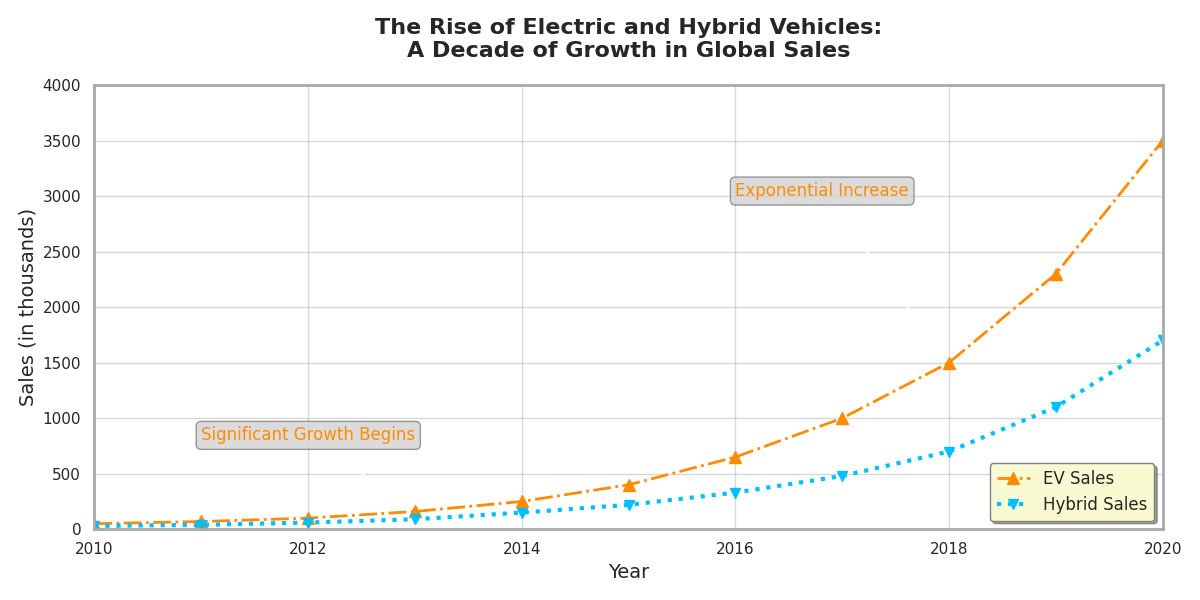

The script that drew this image:
import matplotlib.pyplot as plt
import numpy as np

years = np.arange(2010, 2021)
ev_sales = np.array([50, 70, 100, 160, 250, 400, 650, 1000, 1500, 2300, 3500])
hybrid_sales = np.array([30, 40, 60, 90, 150, 220, 330, 480, 700, 1100, 1700])

fig, ax = plt.subplots(figsize=(12, 6))

# Randomly altered stylistic elements
ax.plot(years, ev_sales, marker='^', linestyle='-.', color='darkorange', linewidth=2, markersize=8, label='EV Sales')
ax.plot(years, hybrid_sales, marker='v', linestyle=':', color='deepskyblue', linewidth=3, markersize=7, label='Hybrid Sales')

ax.set_title('The Rise of Electric and Hybrid Vehicles:\nA Decade of Growth in Global Sales', fontsize=16, fontweight='bold', pad=20)
ax.set_xlabel('Year', fontsize=14)
ax.set_ylabel('Sales (in thousands)', fontsize=14)

# Different grid style
ax.grid(True, linestyle='-', color='grey', alpha=0.3)

ax.annotate('Significant Growth Begins', xy=(2013, 160), xytext=(2011, 800),
            arrowprops=dict(facecolor='darkorange', arrowstyle='->', lw=1.5),
            fontsize=12, color='darkorange', bbox=dict(boxstyle="round,pad=0.3", edgecolor='gray', facecolor='lightgrey', alpha=0.8))
ax.annotate('Exponential Increase', xy=(2018, 1500), xytext=(2016, 3000),
            arrowprops=dict(facecolor='darkorange', arrowstyle='->', lw=1.5),
            fontsize=12, color='darkorange', bbox=dict(boxstyle="round,pad=0.3", edgecolor='gray', facecolor='lightgrey', alpha=0.8))

# Adding thicker border around the plot
for spine in ax.spines.values():
    spine.set_edgecolor('darkgrey')
    spine.set_linewidth(2)

ax.set_xlim(2010, 2020)
ax.set_ylim(0, 4000)

# Changing legend location and style
ax.legend(loc='lower right', fontsize=12, frameon=True, shadow=True, facecolor='lightgoldenrodyellow', edgecolor='grey')

plt.tight_layout()
plt.show()
